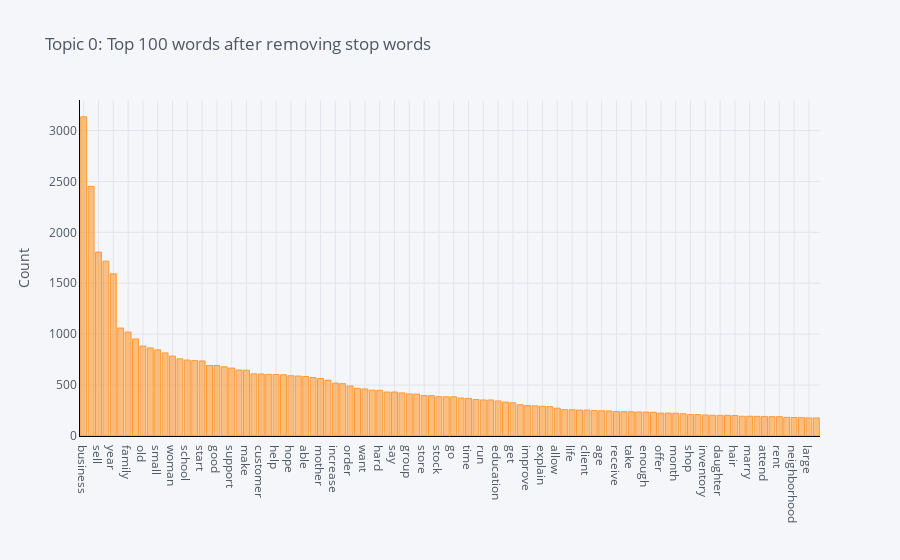

Notebook code for this chart:
### Markdown cell above
# 5. Analyze Model

### Code cell
plot_model(lda)

### Figure 1 — Plotly figure (JSON) as saved in the notebook; plotly's stock layout.template omitted (floating-point values rounded to 4 significant figures)
{"data": [{"marker": {"color": "rgba(255, 153, 51, 0.6)", "line": {"color": "rgba(255, 153, 51, 1.0)", "width": 1}}, "name": "count", "orientation": "v", "text": "", "type": "bar", "x": ["business", "loan", "sell", "child", "year", "buy", "family", "community", "old", "live", "small", "clothing", "woman", "entrepreneur", "school", "work", "start", "purchase", "good", "use", "support", "income", "make", "product", "customer", "husband", "help", "new", "hope", "also", "able", "request", "mother", "clothe", "increase", "well", "order", "operate", "want", "expand", "hard", "money", "say", "people", "group", "pay", "store", "need", "stock", "would", "go", "provide", "time", "shoe", "run", "plan", "education", "young", "get", "keep", "improve", "add", "explain", "ago", "allow", "earn", "life", "single", "client", "grow", "age", "home", "receive", "continue", "take", "capital", "enough", "currently", "offer", "profit", "month", "member", "shop", "item", "inventory", "high", "daughter", "invest", "hair", "house", "marry", "beauty", "attend", "sale", "rent", "son", "neighborhood", "man", "large", "salon"], "y": [3135, 2451, 1806, 1717, 1593, 1060, 1021, 953, 883, 865, 846, 816, 785, 758, 746, 741, 737, 693, 692, 680, 667, 648, 646, 610, 609, 606, 604, 601, 592, 589, 584, 574, 565, 548, 520, 514, 491, 468, 462, 450, 449, 432, 432, 423, 413, 412, 398, 396, 386, 385, 385, 373, 370, 358, 354, 354, 344, 333, 326, 307, 299, 296, 292, 288, 273, 259, 258, 255, 255, 250, 248, 246, 240, 239, 238, 236, 235, 233, 225, 225, 224, 218, 210, 210, 206, 204, 203, 203, 201, 194, 194, 193, 192, 190, 190, 183, 181, 180, 177, 177]}], "layout": {"legend": {"bgcolor": "#F5F6F9", "font": {"color": "#4D5663"}}, "paper_bgcolor": "#F5F6F9", "plot_bgcolor": "#F5F6F9", "title": {"font": {"color": "#4D5663"}, "text": "Topic 0: Top 100 words after removing stop words"}, "xaxis": {"gridcolor": "#E1E5ED", "linecolor": "black", "showgrid": true, "tickfont": {"color": "#4D5663"}, "title": {"font": {"color": "#4D5663"}, "text": ""}, "zerolinecolor": "#E1E5ED"}, "yaxis": {"gridcolor": "#E1E5ED", "linecolor": "black", "showgrid": true, "tickfont": {"color": "#4D5663"}, "title": {"font": {"color": "#4D5663"}, "text": "Count"}, "zerolinecolor": "#E1E5ED"}}}
